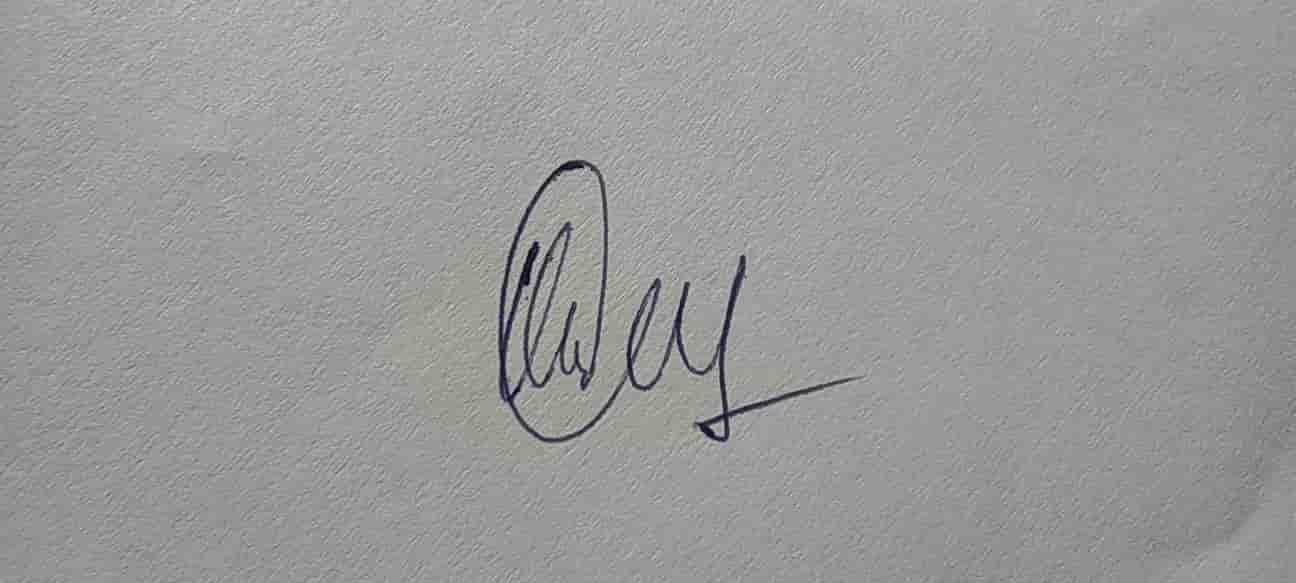
#> input picture test_signatures/021001_000.jpg, 1296 x 583 px
$ python -i features.py   (imports and definitions only)
#> lines starting #> are read from the running program, lines starting #| are printed output that depends on the picture
"""
Feature Extraction for Signature Verification
Extracts handcrafted image features from grayscale signature images.
Author: Sairam Odela
"""

import numpy as np
import cv2
from skimage.feature import hog, local_binary_pattern
from skimage.measure import regionprops, label as sk_label


def preprocess(img: np.ndarray, size: tuple = (128, 256)) -> np.ndarray:
    """Resize, denoise, and binarise a grayscale signature image."""
    img = cv2.resize(img, size)
    img = cv2.GaussianBlur(img, (3, 3), 0)
    _, binary = cv2.threshold(img, 0, 255, cv2.THRESH_BINARY_INV + cv2.THRESH_OTSU)
    return binary


# [55 lines left out: functions geometric_features, hog_features, lbp_features, projection_features, not called in this run]


def extract_features(img: np.ndarray) -> np.ndarray:
    """
    Master feature extractor.
    Input : grayscale image (numpy array).
    Output: 1-D feature vector.
    """
    binary = preprocess(img)
    gray   = cv2.resize(img, (128, 256))

    geo  = geometric_features(binary)          #   6 features
    hog_ = hog_features(gray)                  # 1764 features
    lbp_ = lbp_features(gray)                  #  10 features
    proj = projection_features(binary)         #  64 features

    return np.concatenate([geo, hog_, lbp_, proj])

>>> import cv2
>>> picture = cv2.imread('../test_signatures/021001_000.jpg')
#> picture is the input picture: shape (583, 1296, 3); mean B, G, R 153.1, 153.4, 153.3
>>> result = extract_features(picture)
#> in preprocess, `img = cv2.resize(img, size)`:
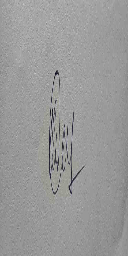
#> img: shape (256, 128, 3); mean of channels 0, 1, 2 153, 153.2, 153.2; drawn as B, G, R
#> in preprocess, `img = cv2.GaussianBlur(img, (3, 3), 0)`:
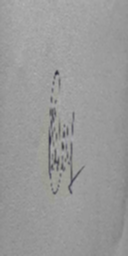
#> img: shape (256, 128, 3); mean of channels 0, 1, 2 153, 153.2, 153.2; drawn as B, G, R
#> (the run stopped early here; a loop or call above may not have finished)
